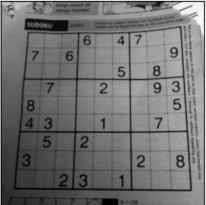
#> input picture img/sudoku.png, 206 x 205 px
$ python ImageThresholding.py
#> lines starting #> are read from the running program, lines starting #| are printed output that depends on the picture; after the words box and inside, x2 and y2 are one past the last pixel; in counts of white or black regions, pixels touching at a corner belong together
# [83 lines of commented-out code are left out]
import cv2 as cv
import numpy as np
from matplotlib import pyplot as plt
img = cv.imread('../../img/sudoku.png', 0)
#> img: shape (205, 206); min 0, max 255, mean 112.6
blur = cv.GaussianBlur(img, (5, 5), 0)
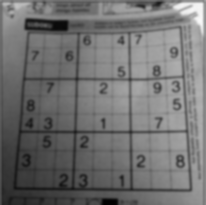
#> blur: shape (205, 206); min 1, max 249, mean 111.9
# find normalized_histogram, and its cumulative distribution function
hist = cv.calcHist([blur], [0], None, [256], [0, 256])
#> hist = 256 values, max 518 at index 111, min 0 at index 0, mean 165
hist_norm = hist.ravel() / hist.max()
#> hist_norm = 256 values, max 1 at index 111, min 0 at index 0, mean 0.318
Q = hist_norm.cumsum()
#> Q = 256 values from 0 to 81.53
bins = np.arange(256)
fn_min = np.inf
thresh = -1
for i in range(1, 256):
    p1, p2 = np.hsplit(hist_norm, [i])  # probabilities
    q1, q2 = Q[i], Q[255] - Q[i]  # cum sum of classes
    b1, b2 = np.hsplit(bins, [i])  # weights
    # finding means and variances
    m1, m2 = np.sum(p1 * b1) / q1, np.sum(p2 * b2) / q2
    v1, v2 = np.sum(((b1 - m1)**2) * p1) / q1, np.sum(((b2 - m2)**2) * p2) / q2
    # calculates the minimization function
    fn = v1 * q1 + v2 * q2
    if fn < fn_min:
        fn_min = fn
        thresh = i
#> this loop made 255 passes
#> (p1, q1, q2, m1, m2, v1, v2, fn) on passes 1 to 6: ([0], 0.0251, 81.5, 0, 111.9, 0, 1309.7, 106738.2), ([0, 0.0251], 0.083, 81.44, 0.302, 112, 0.147, 1306.8, 106429.8), ([0, 0.0251, 0.0579], 0.0888, 81.44, 1.59, 112, 0.209, 1298.3, 105728.7), ([0, 0.0251, 0.0579, 0.00579], 0.0985, 81.43, 1.61, 112, 0.299, 1297.6, 105659.9), ([0, 0.0251, 0.0579, 0.00579, 0.00965], 0.112, 81.41, 1.76, 112.1, 0.672, 1296.4, 105547.2), ([0, 0.0251, 0.0579, 0.00579, 0.00965, 0.0135], 0.118, 81.41, 2.25, 112.1, 1.51, 1294.6, 105392.4)
#> (q1, q2, m1, m2, v1, v2, fn, fn_min) on passes 8 to 13: (0.124, 81.4, 2.64, 112.1, 2.62, 1293.4, 105284.8, 105284.8), (0.137, 81.39, 2.49, 112.1, 2.82, 1293.4, 105264, 105264), (0.164, 81.36, 2.82, 112.1, 5.44, 1292, 105120.9, 105120.9), (0.253, 81.27, 2.9, 112.3, 8.88, 1290, 104841.6, 104841.6), (0.27, 81.25, 6.33, 112.3, 16.07, 1279.1, 103933.3, 103933.3), (0.282, 81.24, 6.81, 112.3, 16.91, 1277.1, 103759, 103759)
# find otsu's threshold value with OpenCV function
ret, otsu = cv.threshold(blur, 0, 255, cv.THRESH_BINARY + cv.THRESH_OTSU)
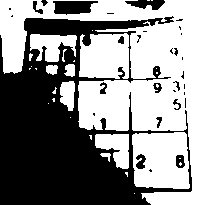
#> otsu: shape (205, 206); 55.7% white; 31 black regions (17 under 20 px), largest, box (x1, y1, x2, y2) and area: (0, 16, 192, 205) 17341, (53, 1, 98, 15) 478, (125, 0, 165, 10) 246
print("{} {}".format(thresh, ret))
#| 109 108.0

$ run again, with img/gradient.png copied over img/sudoku.png
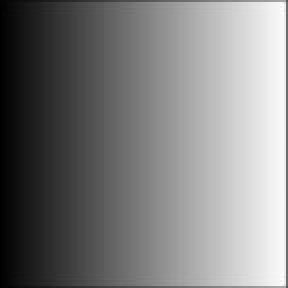
#> input picture img/gradient.png, 144 x 144 px (shown 2 times larger)
#> `blur = cv.GaussianBlur(img, (5, 5), 0)`:
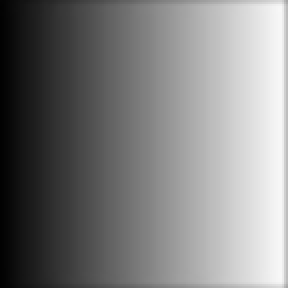
#> blur: shape (144, 144) (shown 2 times larger); min 2, max 248, mean 126.2
#> hist = 256 values, max 268 at index 190, min 0 at index 0, mean 81
#> hist_norm = 256 values, max 1 at index 190, min 0 at index 0, mean 0.302
#> Q = 256 values from 0 to 77.37
#> the loop `for i in range(1, 256):` made 255 passes
#> (p1, q1, q2, m1, m2, v1, v2, fn) on passes 2 to 5: ([0, 0], 0.515, 76.86, 0, 127.1, 0, 5257.5, 404083.6), ([0, 0, 0.515], 1.06, 76.32, 0.975, 128, 0.512, 5190, 396089.5), ([0, 0, 0.515, 0.541], 1.11, 76.26, 2.39, 128, 0.252, 5083, 387639.5), ([0, 0, 0.515, 0.541, 0.056], 1.62, 75.76, 1.78, 128.9, 0.684, 5106.2, 386834.3)
#> `ret, otsu = cv.threshold(blur, 0, 255, cv.THRESH_BINARY + cv.THRESH_OT..`:
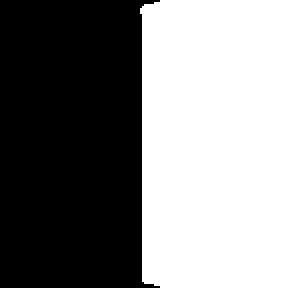
#> otsu: shape (144, 144) (shown 2 times larger); 50.6% white; 1 black region, box (x1, y1, x2, y2) and area: (0, 0, 80, 144) 10253
#| 126 125.0
